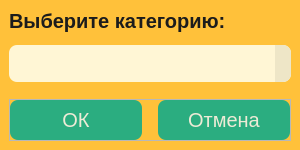
<?xml version="1.0" encoding="UTF-8"?>
<ui version="4.0">
 <class>selectCategory</class>
 <widget class="QDialog" name="selectCategory">
  <property name="geometry">
   <rect>
    <x>0</x>
    <y>0</y>
    <width>300</width>
    <height>150</height>
   </rect>
  </property>
  <property name="minimumSize">
   <size>
    <width>300</width>
    <height>150</height>
   </size>
  </property>
  <property name="maximumSize">
   <size>
    <width>400</width>
    <height>400</height>
   </size>
  </property>
  <property name="windowTitle">
   <string>Dialog</string>
  </property>
  <property name="styleSheet">
   <string notr="true">#selectCategory{
	background-color: #FFC13A;
}</string>
  </property>
  <layout class="QVBoxLayout" name="verticalLayout_2">
   <property name="spacing">
    <number>0</number>
   </property>
   <property name="leftMargin">
    <number>0</number>
   </property>
   <property name="topMargin">
    <number>0</number>
   </property>
   <property name="rightMargin">
    <number>0</number>
   </property>
   <property name="bottomMargin">
    <number>0</number>
   </property>
   <item>
    <widget class="QWidget" name="selectCategoryWidget" native="true">
     <property name="styleSheet">
      <string notr="true">#selectCategoryWidget{
	background-color: #FFC13A;
}

QLabel {
	font-family: &quot;NunitoSans&quot;;
	font-size: 20px;
	font-weight: 600;
	color: #1C1C1C;
}</string>
     </property>
     <layout class="QVBoxLayout" name="verticalLayout">
      <property name="spacing">
       <number>12</number>
      </property>
      <item>
       <widget class="QLabel" name="selectCategoryLb">
        <property name="text">
         <string>Выберите категорию:</string>
        </property>
       </widget>
      </item>
      <item>
       <widget class="QComboBox" name="categoriesCb">
        <property name="styleSheet">
         <string notr="true">#categoriesCb {
	alternate-background-color: rgb(141, 140, 135);
	background-color: #FFF6D5;
	border-radius: 8px;
	padding: 8px 12px;

	font-family: &quot;NunitoSans&quot;;
	font-size: 16px;
	font-weight: 400;
	color: #1C1C1C;
}

#categoriesCb::down-arrow {
			width: 12px;
            image: url(':icons/down-arrow.png');
        }

#categoriesCb::drop-down {
	background-color: rgb(238, 230, 199);
	border-bottom-right-radius: 8px;
	border-top-right-radius: 8px;
}

#categoriesCb QAbstractItemView {
	background-color: #FFFDF4;
	color: #1C1C1C;
	border-radius: 4px;
	selection-background-color: rgb(172, 171, 165);
}</string>
        </property>
       </widget>
      </item>
      <item>
       <spacer name="verticalSpacer">
        <property name="orientation">
         <enum>Qt::Orientation::Vertical</enum>
        </property>
        <property name="sizeHint" stdset="0">
         <size>
          <width>20</width>
          <height>40</height>
         </size>
        </property>
       </spacer>
      </item>
      <item>
       <widget class="QFrame" name="selectBtnWrapper">
        <property name="styleSheet">
         <string notr="true">QPushButton {
	background-color: #2BAD80;
	padding: 8px 12px;
	border-radius: 8px;
	font-family: &quot;NunitoSans&quot;;
	font-size: 20px;
	font-weight: 400;
	color: #EDEBD6;
}

QPushButton:hover{
	background-color: rgb(47, 193, 142);
}

QPushButton:pressed{
background-color: rgb(39, 158, 116);
}</string>
        </property>
        <property name="frameShape">
         <enum>QFrame::Shape::StyledPanel</enum>
        </property>
        <property name="frameShadow">
         <enum>QFrame::Shadow::Raised</enum>
        </property>
        <layout class="QHBoxLayout" name="horizontalLayout">
         <property name="spacing">
          <number>16</number>
         </property>
         <property name="leftMargin">
          <number>0</number>
         </property>
         <property name="topMargin">
          <number>0</number>
         </property>
         <property name="rightMargin">
          <number>0</number>
         </property>
         <property name="bottomMargin">
          <number>0</number>
         </property>
         <item>
          <widget class="QPushButton" name="selectBtnOk">
           <property name="text">
            <string>ОК</string>
           </property>
          </widget>
         </item>
         <item>
          <widget class="QPushButton" name="selectBtnCancel">
           <property name="text">
            <string>Отмена</string>
           </property>
          </widget>
         </item>
        </layout>
       </widget>
      </item>
     </layout>
    </widget>
   </item>
  </layout>
 </widget>
 <resources>
  <include location="../resources/resources.qrc"/>
 </resources>
 <connections/>
</ui>
